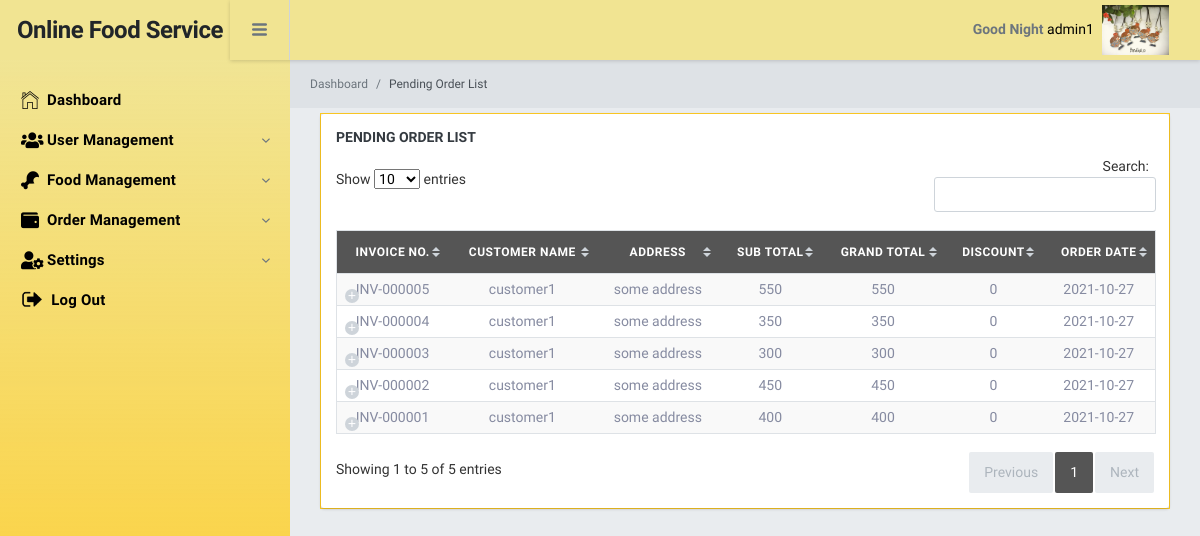
Before: /admin/views/PendingOrder.php (signed in) with the older database file.
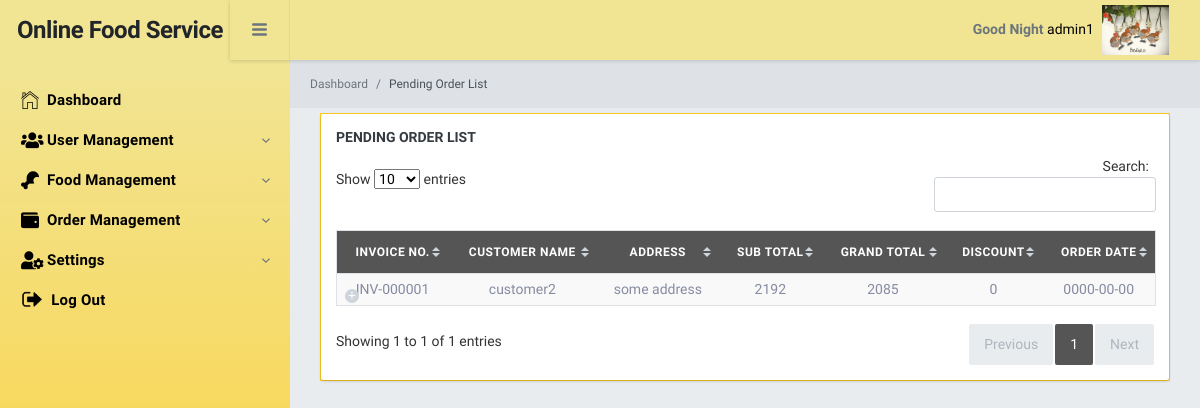
After: the same page with the newer database file.
### tables this page shows
CREATE TABLE `invoice` (
  `Id` int(11) NOT NULL,
  `InvoiceNumber` varchar(30) NOT NULL,
  `CustomerId` int(11) NOT NULL,
  `Phone` text DEFAULT NULL,
  `Address` text DEFAULT NULL,
  `DeliveryManId` int(11) DEFAULT NULL,
  `OrderDate` date NOT NULL,
  `DeliveryDate` date NOT NULL,
  `OrderTakenDate` date NOT NULL,
  `SubTotal` double NOT NULL,
  `GrandTotal` double NOT NULL,
  `Discount` double NOT NULL,
  `DeliveryCharge` int(11) NOT NULL,
  `Status` varchar(20) NOT NULL,
  `Remarks` varchar(255) NOT NULL,
  `CreatedDate` datetime NOT NULL DEFAULT current_timestamp(),
  `CreatedBy` int(11) NOT NULL,
  `UpdatedDate` datetime DEFAULT NULL,
  `UpdatedBy` int(11) NOT NULL
);

CREATE TABLE `user` (
  `Id` int(11) NOT NULL,
  `Name` varchar(255) NOT NULL,
  `Email` varchar(255) NOT NULL,
  `Password` text NOT NULL,
  `Phone` varchar(15) NOT NULL,
  `Address` text NOT NULL,
  `RoleName` varchar(255) NOT NULL,
  `IsActive` int(11) NOT NULL,
  `CreatedDate` datetime NOT NULL DEFAULT current_timestamp(),
  `CreatedBy` int(11) NOT NULL,
  `UpdatedBy` int(11) NOT NULL,
  `UpdatedDate` datetime NOT NULL
);

### admin/views/PendingOrder.php (the view, shortened to what this page needs)
<?php
    include("layout/topbar.php");
    include("layout/sidebar.php");
?>
<div class="br-pageheader">
    <nav class="breadcrumb pd-0 mg-0 tx-12">
        <a class="breadcrumb-item" href="index.php">Dashboard</a>
        <a class="breadcrumb-item active" href="#">Pending Order List</a>
    </nav>
</div>
<div id="datatable1_wrapper" class="dataTables_wrapper no-footer">
    <div class="br-pagebody">
        <div class="br-section-wrapper">
            <h6 class="br-section-label">Pending Order List</h6>
            <div class="table-wrapper">
                <table style="width:100%" id="pendingOrderList" class="table display responsive nowrap tableStyle">
                    <thead>
                        <tr>
                            <th>Invoice No.</th>
                            <th>Customer Name</th>
                            <th>Address</th>
                            <th>Sub Total</th>
                            <th>Grand Total</th>
                            <th>Discount</th>
                            <th>Order Date</th>
                        </tr>
                    </thead>
                    <tbody>
                        <?php
                            $sql = "SELECT P.*, CUS.Name CustomerName,CUS.Address, DE.Name DeliveryManName
                                    FROM invoice P
                                    LEFT JOIN user CUS ON CUS.Id = P.CustomerId
                                    LEFT JOIN user DE ON DE.Id = P.DeliveryManId
                                    ORDER BY Id DESC";
                            $queryResult = mysqli_query($con, $sql);
                            foreach ($queryResult as $row){
                                $id = $row['Id'];
                                $invoiceNumber = $row['InvoiceNumber'];
                                $customerName = $row['CustomerName'];
                                $address = $row['Address'];
                                $subTotal = $row['SubTotal'];
                                $grandTotal = $row['GrandTotal'];
                                $discount = $row['Discount'];
                                $orderDate = $row['OrderDate'];
                                $deliveryCharge = $row['DeliveryCharge'];
                                $Status = $row['Status'];
                                $whichStatus = '';
                                if($Status == 'Pending') $whichStatus = '<span class="badge badge-primary">Pending</span>';
                                else if($Status == 'Shipment') $whichStatus = '<span class="badge badge-warning">Shipment</span>';
                                else if($Status == 'Delivered') $whichStatus = '<span class="badge badge-success">Delivered</span>';
                                echo '<tr>
                                        <td>'.$invoiceNumber.'</td>
                                        <td>'.$customerName.'</td>
                                        <td>'.$address.'</td>
                                        <td>'.$subTotal.'</td>
                                        <td>'.$grandTotal.'</td>
                                        <td>'.$discount.'</td>
                                        <td>'.$orderDate.'</td>
                                        <td>'.$deliveryCharge.'</td>
                                        <td>'.$whichStatus.'</td>
                                        <td>'."<a class = 'btn btn-success btn-sm' title = 'Assign' href = 'Assign.php?Id=$id' id = '$id' ><i class='fas fa-ship'></i></a> <a class = 'btn btn-info btn-sm' title = 'Info' href = 'FoodItemInfo.php?Id=$id' ><i class='fa fa-info-circle'></i></a>".'</td>
                                    </tr>';
                            }
                        ?>
                    </tbody>
                </table>
            </div>
        </div>
    </div>
</div>
<?php include("layout/footer.php");?>

### admin/views/layout/topbar.php (shortened to what this page needs)
<!DOCTYPE html>
<html>
<head>
    <link href="../public/fontawesome-free/css/all.min.css" rel="stylesheet">
    <link rel="stylesheet" href="https://kendo.cdn.telerik.com/2021.1.330/styles/kendo.default-v2.min.css" />
    <link href="../public/datatables.net-dt/css/jquery.dataTables.min.css" rel="stylesheet">
    <link href="../public/datatables.net-responsive-dt/css/responsive.dataTables.min.css" rel="stylesheet">
    <link href="../public/ionicons/css/ionicons.min.css" rel="stylesheet">
    <link href="../public/highlightjs/styles/github.css" rel="stylesheet">
    <link rel='stylesheet' href='https://cdnjs.cloudflare.com/ajax/libs/limonte-sweetalert2/10.15.7/sweetalert2.css'>
    <link href="https://cdn.datatables.net/buttons/1.7.1/css/buttons.dataTables.min.css" rel="stylesheet" />
    <link rel="stylesheet" href="../public/bootstrapSwitch/bootstrap-switch.css">
    <link rel="stylesheet" href="../public/css/bracket.css">
    <link rel="stylesheet" href="../public/css/site.css">
    <link rel="stylesheet" href="../public/select2/select2.min.css">
    <link rel="stylesheet" href="https://code.jquery.com/ui/1.12.1/themes/base/jquery-ui.css">
    <link href="https://cdnjs.cloudflare.com/ajax/libs/limonte-sweetalert2/7.33.1/sweetalert2.css" rel="stylesheet" />
    <link href="https://cdnjs.cloudflare.com/ajax/libs/limonte-sweetalert2/7.33.1/sweetalert2.min.css" rel="stylesheet" />
</head>
<body>

### admin/views/layout/sidebar.php (shortened to what this page needs)
<div class="br-logo"><a href="#"><span></span>Online Food Service<span></span></a></div>
    <div class="br-sideleft sideleft-scrollbar">
        <ul style="margin-top:20px;" class="br-sideleft-menu">
            <li class="br-menu-item">
                <a href="index.php" class="br-menu-link">
                    <i class="menu-item-icon icon ion-ios-home-outline tx-24"></i>
                    <span class="menu-item-label">Dashboard</span>
                </a>
            </li>
            <?php if($_SESSION['user']['RoleName'] == 'SuperAdmin' || $_SESSION['user']['RoleName'] == 'Admin'){?>
                <li class="br-menu-item dummy_company_menu companyCls"  >
                <a href="#" class="br-menu-link with-sub">
                    <span class="menu-item-label">User Management</span>
                </a>
            </li>
            <?php }
            ?>
            <?php if($_SESSION['user']['RoleName'] == 'SuperAdmin' || $_SESSION['user']['RoleName'] == 'Admin'){?>
                <li class="br-menu-item dummy_company_menu companyCls"  >
                <a href="#" class="br-menu-link with-sub">
                    <span class="menu-item-label">Food Management</span>
                </a>
            </li>
            <?php }
            ?>
            <li class="br-menu-item dummy_company_menu companyCls"  >
                <a href="#" class="br-menu-link with-sub">
                    <span class="menu-item-label">Order Management</span>
                </a>
            </li>
            <li class="br-menu-item dummy_company_menu companyCls"  >
                <a href="#" class="br-menu-link with-sub">
                    <span class="menu-item-label">Settings</span>
                </a>
            </li>
            <li class="br-menu-item dummy_poc_menu">
                <a href="../logout.php" class="br-menu-link">
                    <img src="../public/logout.png" alt="logo" class="logo-default logout-logo-width" />
                    <span class="menu-item-label">Log Out</span>
                </a>
            </li>
        </ul>
    </div>
    <div class="br-header">
        <div class="br-header-left">
            <div class="navicon-left hidden-md-down"><a id="btnLeftMenu" href="#"><i class="icon ion-navicon-round"></i></a></div>
        </div>
        <div class="br-header-right">
            <nav class="">
                <a href="#" class="nav-link nav-link-profile" data-toggle="dropdown">
                    <label id="lblGreetings"></label> <span class="logged-name hidden-md-down" style="color: black !important; font-size: 14px !important;"><?php echo $_SESSION['user']['Name'];?></span>
                    <img src="../public/bondi.jpg" alt="logo" class="logo-default header-logo-width" />
                </a>
            </nav>
        </div>
    </div>
    <div class="br-mainpanel">

### admin/views/layout/footer.php (shortened to what this page needs)
</div>
</body>
</html>

### admin/public/css/site.css (style rules this page uses)
table.dataTable tbody th, table.dataTable tbody td { padding: 5px 10px !important; }
.br-section-wrapper { padding: 15px; }
table.dataTable { width: 100% !important; }
::placeholder { color: #f0eded !important; opacity: 1; }
table.dataTable thead th { background: #555555 !important; color: #fff !important; }
.br-pagebody { padding: 0; border: 1px solid #ffcb24 !important; margin: 5px 30px; }
.logout-logo-width { max-height: 18px !important; }
.header-logo-width { max-height: 50px !important; padding-right: 15px !important; }
.br-header::before { background-color: #f1e594; }

### admin/views/layout/topbar.php (style rules this page uses)
.tableStyle tr td, tr th { text-align: center; }

Changed rows visible on the page:
removed invoice: InvoiceNumber "INV-000005", user.Name "customer1", user.Address "some address", SubTotal "550", GrandTotal "550", Discount "0", OrderDate "2021-10-27"
removed invoice: InvoiceNumber "INV-000004", user.Name "customer1", user.Address "some address", SubTotal "350", GrandTotal "350", Discount "0", OrderDate "2021-10-27"
removed invoice: InvoiceNumber "INV-000003", user.Name "customer1", user.Address "some address", SubTotal "300", GrandTotal "300", Discount "0", OrderDate "2021-10-27"
removed invoice: InvoiceNumber "INV-000002", user.Name "customer1", user.Address "some address", SubTotal "450", GrandTotal "450", Discount "0", OrderDate "2021-10-27"
changed invoice "INV-000001": user.Name "customer1" → "customer2"; SubTotal "400" → "2192"; GrandTotal "400" → "2085"; OrderDate "2021-10-27" → "0000-00-00"
Other visible differences:
text written by a page script: "Show entries Search: Showing 1 to 5 of 5 entries Previous 1 Next" → "Show entries Search: Showing 1 to 1 of 1 entries Previous 1 Next"
